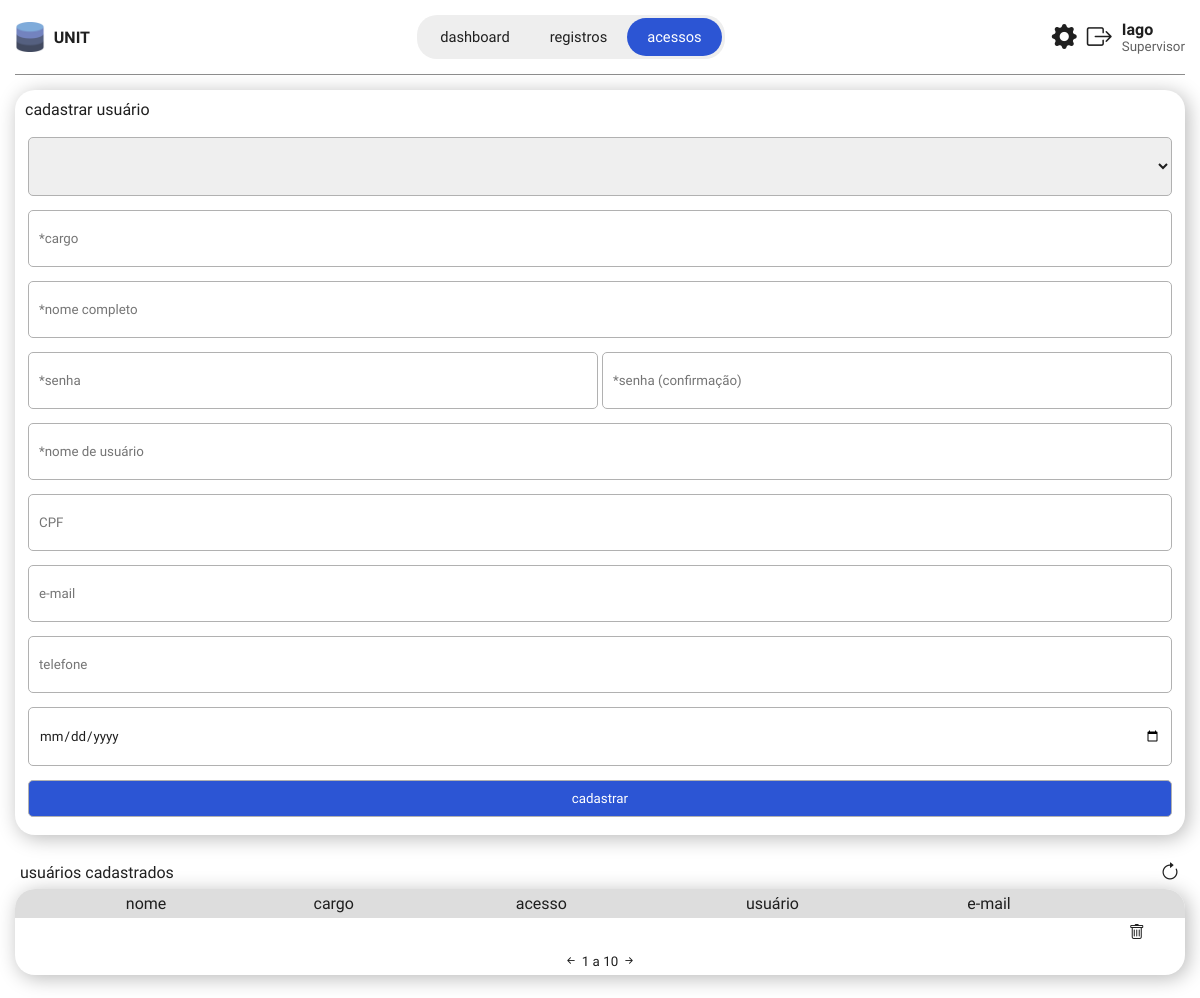
The app's page / (signed in), older data.
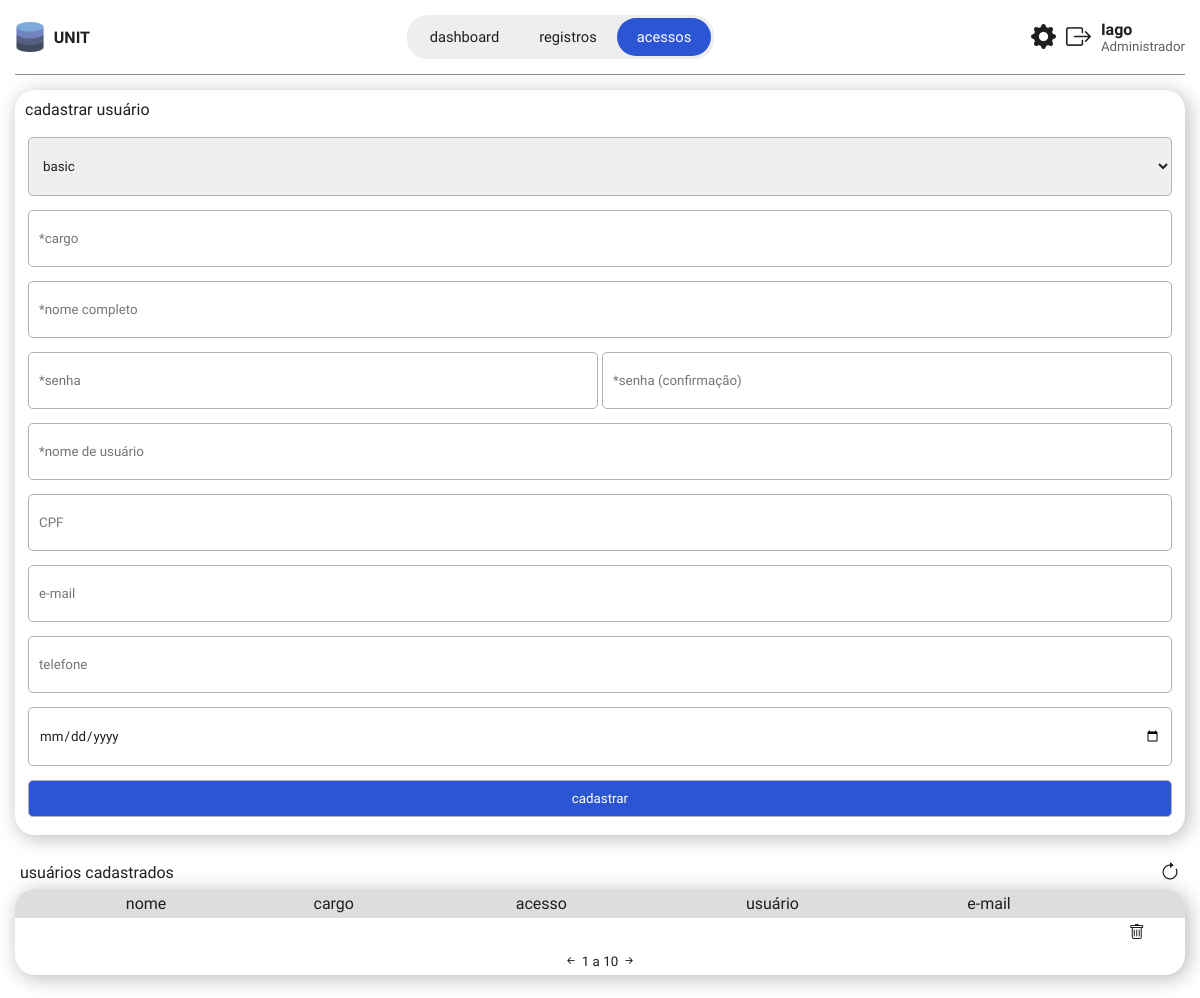
The same page, newer data.
### home/models.py (models this page shows)
class MyUser(models.Model):
    acesso = models.ForeignKey(Acessos, on_delete=models.SET_NULL, null=True)
    cargo = models.CharField(max_length=100)
    fullname = models.CharField(max_length=100)
    password = models.CharField(max_length=255)
    username = models.CharField(max_length=100)
    nascimento = models.DateField(null=True)
    cpf = models.IntegerField(null=True)
    email = models.CharField(max_length=30, null=True)
    telefone = models.IntegerField(null=True)

class Acessos(models.Model):
    nome = models.CharField(max_length=30)

### home/views.py (the view)
# urls.py: path('', views.index, name='index'),
    def index(request):
        if not request.user.is_authenticated:
            return redirect('/login/')
        user = User.objects.filter(username=request.user).first()
        usuario = MyUser.objects.filter(username=user).first()
        if usuario:
            fullname = usuario.fullname.split(' ')[0].title()
            cargo = usuario.cargo
        else:
            fullname = 'Usuário'
            cargo = 'cargo'
        acessos = set(map(lambda i: i.nome, AcessosModel.objects.all()))
        values = Registros._card_values()
        return render(request, 'home.html', {'user':fullname, 'cargo':cargo, 'acessos':acessos, 'values':values})

### src/Registros.py (called while the page is built)
    def _card_values() -> dict:
        total_entradas, total_saidas = 0, 0
        contagem_entradas = Entradas.objects.count()
        contagem_saidas = Saidas.objects.count()
        for i in Entradas.objects.all():
            total_entradas += i.valor
        for i in Saidas.objects.all():
            total_saidas += i.valor
        values = {
            'contagem_entradas':contagem_entradas,
            'contagem_saidas':contagem_saidas,
            'total_entradas':f'{float(total_entradas):.2f}',
            'total_saidas':f'{float(total_saidas):.2f}',
            'total': f'{float(total_entradas + total_saidas):.2f}',
        }
        return values

### home/templates/home.html (shortened to what this page needs)
{% extends 'base.html' %}
{% load static %}
{% block content %}
<div class="container-center">
    <header class="main-header">
        <div id="logo">
            <img src="{% static 'favicon.ico' %}" alt="logo-image">
            <p>UNIT</p>
        </div>
        <ul id="nav-items">
            <li id="item-dashboard" class="nav-item" onclick="script.navBar.navItemClick(this)">dashboard</li>
            <li id="item-registros" class="nav-item" onclick="script.navBar.navItemClick(this)">registros</li>
            <li id="item-acessos" class="nav-item" onclick="script.navBar.navItemClick(this)">acessos</li>
        </ul>
        <div id="container-nav-right">
            <i class="bi bi-gear-fill"></i>
            <i class="bi bi-box-arrow-right" id="btn-logout" style="cursor: pointer"></i>
            <div>
                <p id="username">{{user}}</p>
                <p id="cargo">{{cargo}}</p>
            </div>
        </div>
    </header>
    <main class="container-main">
        <div id="container-acessos">
            <div class="card" id="card-cad-user">
                <h1 class="element-title">cadastrar usuário</h1>
                <form id="form-cadastrar" class="card-form" action="javascript: script.acessos.cadastrarUsuario();">
                    <table class="card-element">
                        <tr><td colspan="2">
                            <select title="nível de acesso" name="acesso" class="table-input table-input-text">
                                {% for acesso in acessos %}
                                <option>{{acesso}}</option>
                                {% endfor %}
                            </select>
                        </td></tr>
                        <tr><td colspan="2"><input placeholder="*cargo" id="in-cargo" required type="text" name="cargo" maxlength="100"></td></tr>
                        <tr><td colspan="2"><input title="nome completo" required placeholder="*nome completo" id="in-fullname" type="text" name="fullname" maxlength="100"></td></tr>
                        <tr>
                            <td><input title="senha" placeholder="*senha" type="password" id="in-password" required name="password" maxlength="100"></td>
                            <td><input title="confirmação da senha" placeholder="*senha (confirmação)" required type="password" id="in-password-confirm" name="password-confirm" maxlength="100"></td>
                        </tr>
                        <tr><td colspan="2"><input title="nome de usuário" placeholder="*nome de usuário" required type="text" id="in-username" name="username"  maxlength="100"></td></tr>
                        <tr><td colspan="2"><input title="CPF" placeholder="CPF" type="number" id="in-cpf" name="cpf" maxlength="11" placeholder="12345678901"></td></tr>
                        <tr><td colspan="2"><input title="e-mail" placeholder="e-mail" type="text" id="in-email" name="email" maxlength="30"></td></tr>
                        <tr><td colspan="2"><input title="telefone" placeholder="telefone" type="number" id="in-telefone" name="telefone" placeholder="61912345678" maxlength="11"></td></tr>
                        <tr><td colspan="2"><input title="data de nascimento" type="date" id="in-nascimento" name="nascimento"></td></tr>
                        <tr><td colspan="2"><input type="submit" value="cadastrar" id="form-cadastrar-btn-submit"></td></tr>
                    </table>
                </form>
            </div>
            <div class="card-table-head">
                <h1 class="element-title">usuários cadastrados</h1>
                <div class="icons">
                    <i class="bi bi-arrow-clockwise" id="reload-tabCad" style="font-size: 15pt;"></i>
                </div>
            </div>
            <table class="card-table card-cadastrados" id="table-cad" cellspacing="0">
                <thead class="card-table-thead">
                    <td></td>
                    <td>nome</td>
                    <td>cargo</td>
                    <td>acesso</td>
                    <td>usuário</td>
                    <td>e-mail</td>
                    <td></td>
                </thead>
                <tbody id="table-cad-body">
                    <tr> <td></td> <td></td> <td></td> <td></td> <td></td> <td></td> <td><i class="bi bi-trash"></i></td> </tr>
                </tbody>
                <tfoot>
                    <td colspan="99">
                        <i class="bi bi-arrow-left-short"></i>
                        1 a 10
                        <i class="bi bi-arrow-right-short"></i>
                    </td>
                </tfoot>
            </table>
        </div>
    </main>
</div>
{% endblock %}

### home/templates/base.html (shortened to what this page needs)
{% load static %}
<!DOCTYPE html>
<html lang="pt-br">
<head>
    <link rel="stylesheet" href="{% static 'home/css/style.css' %}">
    <link rel="stylesheet" href="https://cdn.jsdelivr.net/npm/bootstrap-icons@1.11.1/font/bootstrap-icons.css">
</head>
<body>
{% block content %}
{% endblock %}
</body>
</html>

### static/home/css/style.css (style rules this page uses)
:root { --font-color: #1f1f1f; --secondary-font-color: #616161; --border-color: #b1b1b1; --background-page-color: #ffffff; --background-element-color: #fff; --primary-color: #2c55d4; --width-border: 15px; --background-color-hover: #1e398b; --card-box-shadow: 3px 3px 20px rgba(0, 0, 0, 0.281); --card-box-radius: 20px; }
* { font-family: 'Libre Franklin', sans-serif; color: var(--font-color); box-sizing: border-box; margin: 0; }
body { background-color: var(--background-page-color); }
.container-center { padding: var(--width-border); height: 100vh; width: 100vw; overflow: auto; }
.container-main { margin-top: var(--width-border); width: 100%; }
.card-table-head, .card-table-head .element-title, .card-table-head .icons { display: flex; align-items: center; }
.card-table-head .element-title { padding: 0; }
.card-table-head { width: 100%; justify-content: space-between; padding: 5px; }
.card { margin-top: var(--width-border); margin-bottom: 20px; background-color: var(--background-element-color); padding: 10px; border-radius: var(--card-box-radius); box-shadow: var(--card-box-shadow); height: 100%; display: flex; flex-direction: column; justify-content: center; transition-duration: .2s; }
.card .card-element { width: 100%; }
.element-title { font-size: 12pt; font-weight: 400; padding-bottom: 10px; }
.bi { cursor: pointer; }
.card-table { border: none; border-radius: var(--card-box-radius); box-shadow: var(--card-box-shadow); text-align: center; margin-left: auto; margin-right: auto; width: 100%; overflow: hidden; transition-duration: .2s; margin-bottom: 20px; }
.card-table td { padding: 5px; }
.card-table-thead { background-color: rgb(221, 221, 221); }
.card-table tfoot { font-size: 10pt; }
.card-table tfoot i { font-size: 15px; }
.card-form input, .card-form select { width: 100%; padding: 20px 10px; border: 1px solid var(--border-color); border-radius: 5px; margin-top: 5px; margin-bottom: 5px; transition-duration: .2s; }
.card-form input[type="submit"], .card-form input[type="button"] { background-color: var(--primary-color); color: #fff; padding: 10px 0; }

### static/home/css/main-header.css (style rules this page uses)
.main-header { border-bottom: 1px solid rgb(141 141 141); display: flex; align-items: center; justify-content: space-between; padding-bottom: var(--width-border); }
#logo { display: flex; align-items: center; justify-content: space-between; width: 75px; font-weight: 1000; }
#logo img { width: 30px; }
.main-header ul { list-style: none; display: flex; width: inherit; background-color: rgb(238, 238, 238); padding: 3px; border-radius: 20px; font-size: 11pt; }
.nav-item { padding: 10px 20px; color: var(--font-color); border-radius: 20px; transition-duration: .5s; cursor: pointer; }
#container-nav-right { display: flex; align-items: center; }
#container-nav-right i { font-size: 25px; margin-right: 10px; }
#username { font-weight: 1000; }
#cargo { color: var(--secondary-font-color); font-size: 10pt; }

Row changes from the older to the newer data that the page shows:
no longer on this page (row edited): MyUser: cargo "Supervisor"
now on this page (row edited): MyUser: cargo "Administrador"
now on this page (row edited): Acessos: acesso "basic"
